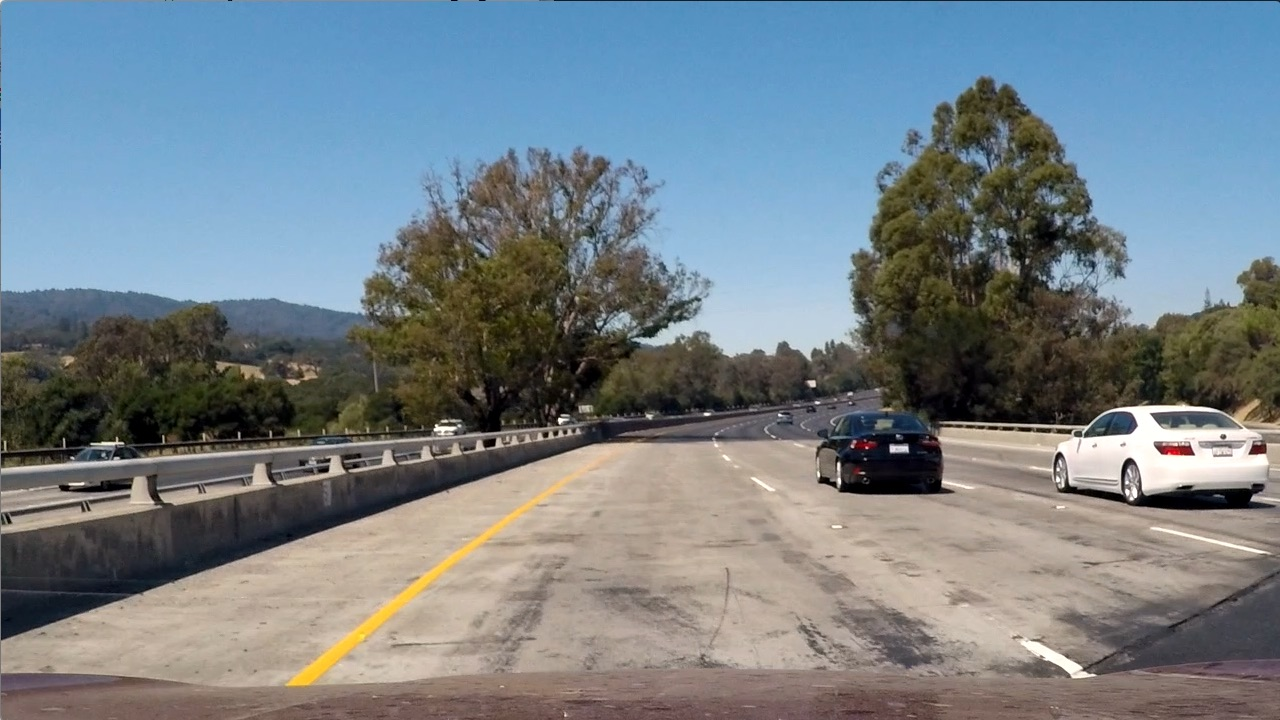
#> input picture test_images/test1.jpg, 1280 x 720 px
$ python image_position.py
#> lines starting #> are read from the running program, lines starting #| are printed output that depends on the picture; after the words box and inside, x2 and y2 are one past the last pixel; in counts of white or black regions, pixels touching at a corner belong together
import numpy as np
import cv2
import matplotlib.pyplot as plt

import toolbox.multiple_plots_out as mpo
import toolbox.multiple_image_out as mio

import glob
import pickle


def perform_inital_position(img):
    imshape = img.shape
    initial_position = np.array([[(0,imshape[0]),
                                  (int(imshape[1]*1/3), int(imshape[0]*1/2)),
                                  (int(imshape[1]*2/3), int(imshape[0]*1/2)),
                                  (imshape[1],imshape[0])]], dtype=np.int32)
    return initial_position

# [7 lines left out: function perform_image_area, not called in this run]

def calculate_line_shape_area(line_fit, shape_structure=[40,30,20], ymax=720):
    #shape_structure = [20,15,10]
#> called with ymax = 720
    old_y = [0, ymax/2, ymax]
    old_x = [0,0,0]

    angle=[0,0,0] #  im Steigunsmaß
    new_y=[0,0,0]
    new_x=[0,0,0]
    new_line_fit = [0,0,0]

    for i in range(len(old_y)):
        angle[i] = 2 * line_fit[0] * old_y[i] + line_fit[1]
        if angle[i] == 0:
            new_y[i] = old_y[i]
            new_x[i] = shape_structure[i]
        elif angle[i] > 0:
            new_y[i] = shape_structure[i] / np.sqrt(1 + (1 / np.power(angle[i], 2)))
            new_x[i] = (-1 / angle[i]) * new_y[i]
        else:
            new_y[i] = -(shape_structure[i] / np.sqrt(1+(1/np.power(angle[i],2))))
            new_x[i] = (-1/angle[i]) * new_y[i]
        #Bisher nur delta
        new_y[i] = old_y[i] + new_y[i]
        old_x[i] = line_fit[0]*np.power(old_y[i],2) + line_fit[1]*old_y[i] + line_fit[2]
        new_x[i] = old_x[i] + new_x[i]
#> further down, image is the input picture: shape (720, 1280, 3); mean B, G, R 135.5, 128.7, 117.5

    new_line_fit = np.polyfit(new_y, new_x, 2)

    return new_line_fit

# [56 lines left out: function perform_lane_position, not called in this run]

def position_select(img, position_select=None, ignore_mask_color=255):
#> called with ignore_mask_color = 255
    position_select_binary = np.zeros_like(img, dtype=np.uint8)

    # defining a 3 channel or 1 channel color to fill the mask with depending on the input image
    if len(img.shape) > 2:
        channel_count = img.shape[2]  # i.e. 3 or 4 depending on your image
#> channel_count = 3
        ignore_mask_color = (ignore_mask_color,) * channel_count
#> ignore_mask_color = (255, 255, 255)
    else:
        ignore_mask_color = ignore_mask_color

    if position_select==None:
        position_select = perform_inital_position(img)
#> position_select = [[0, 720], [426, 360], [853, 360], [1280, 720]]

    # filling pixels inside the polygon defined by "vertices" with the fill color
    cv2.fillPoly(position_select_binary, position_select, ignore_mask_color)
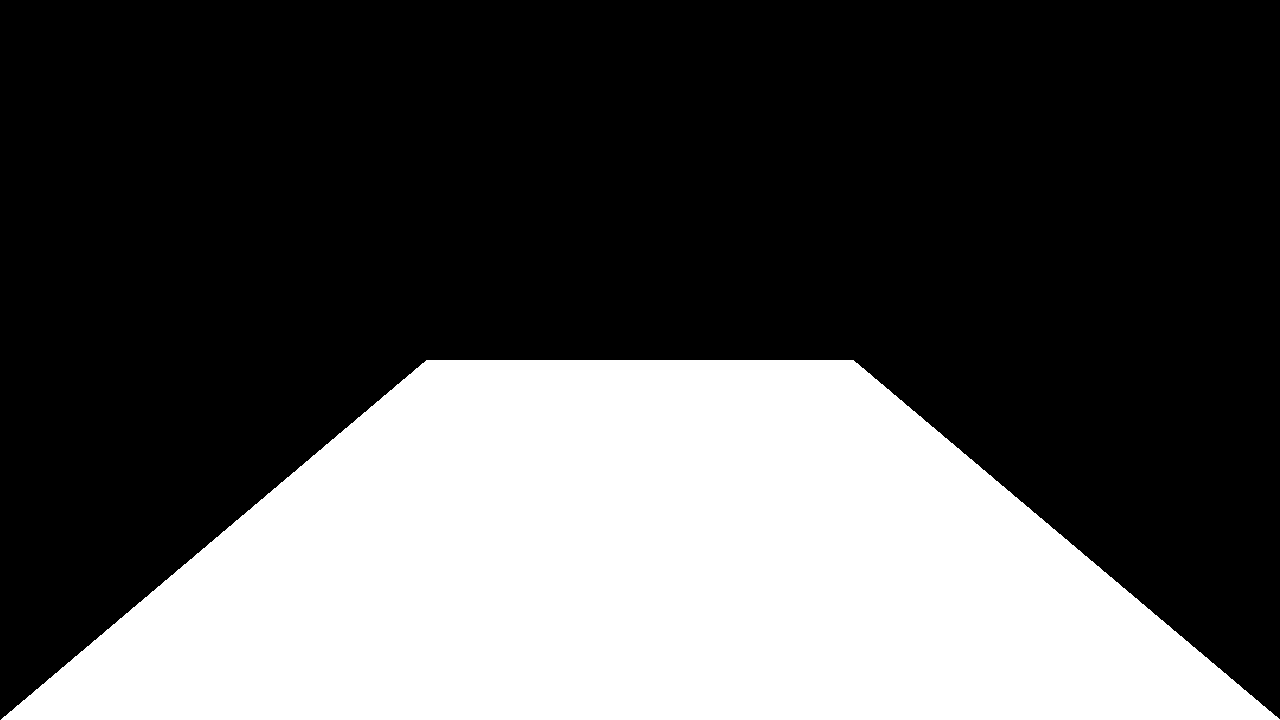
#> position_select_binary: shape (720, 1280, 3); 33.3% white; 1 white region, box (x1, y1, x2, y2) and area: (1, 360, 1280, 720) 307327

    # returning the image only where mask pixels are nonzero
    position_select_binary = cv2.bitwise_and(img, position_select_binary)
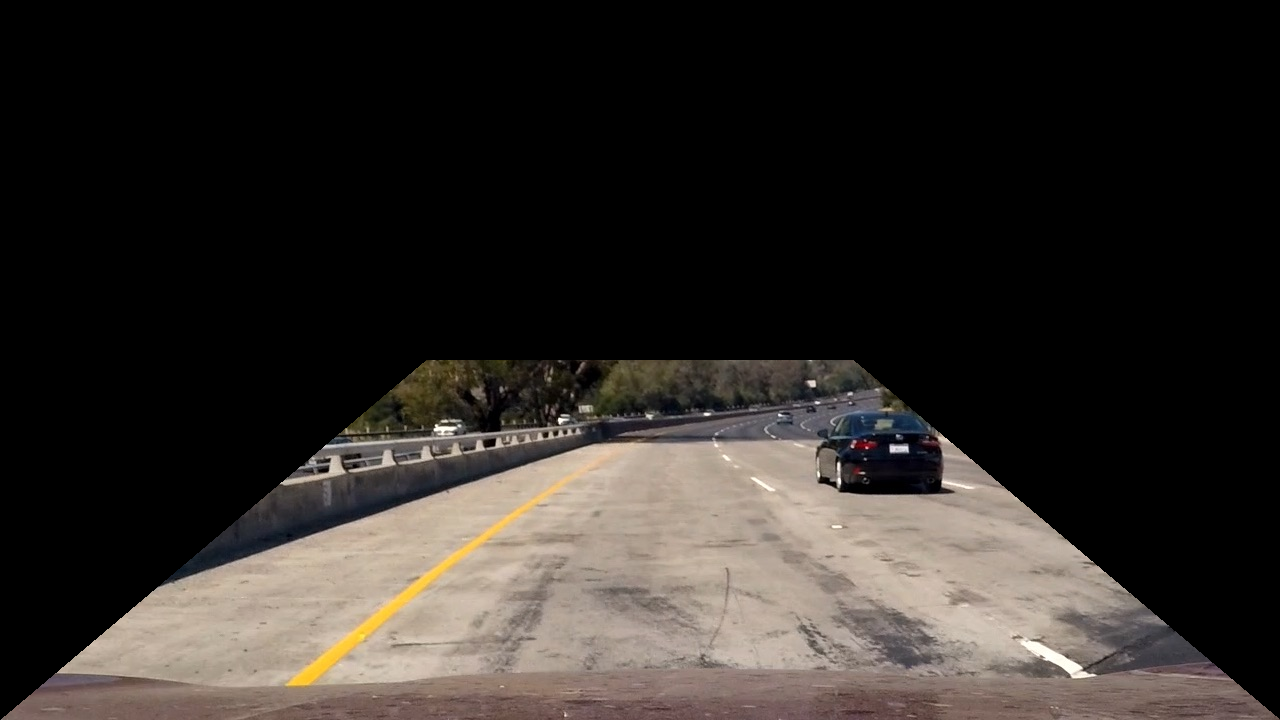
#> position_select_binary: shape (720, 1280, 3); mean R, G, B 48, 43.3, 39.5

    return position_select_binary


if __name__ == "__main__":
    calculate_line_shape_area([-0.8,1,0])

    # Read in an image and grayscale it
    image = cv2.imread('../test_images/test1.jpg')
    image = cv2.cvtColor(image, cv2.COLOR_BGR2RGB)

    position_select_binary = position_select(image, ignore_mask_color=255)

    #mpo.plot_cluster([image, position_select_binary], img_text=['Original Image', 'Position Select'])

$ run again, with test_images/test2.jpg copied over test_images/test1.jpg
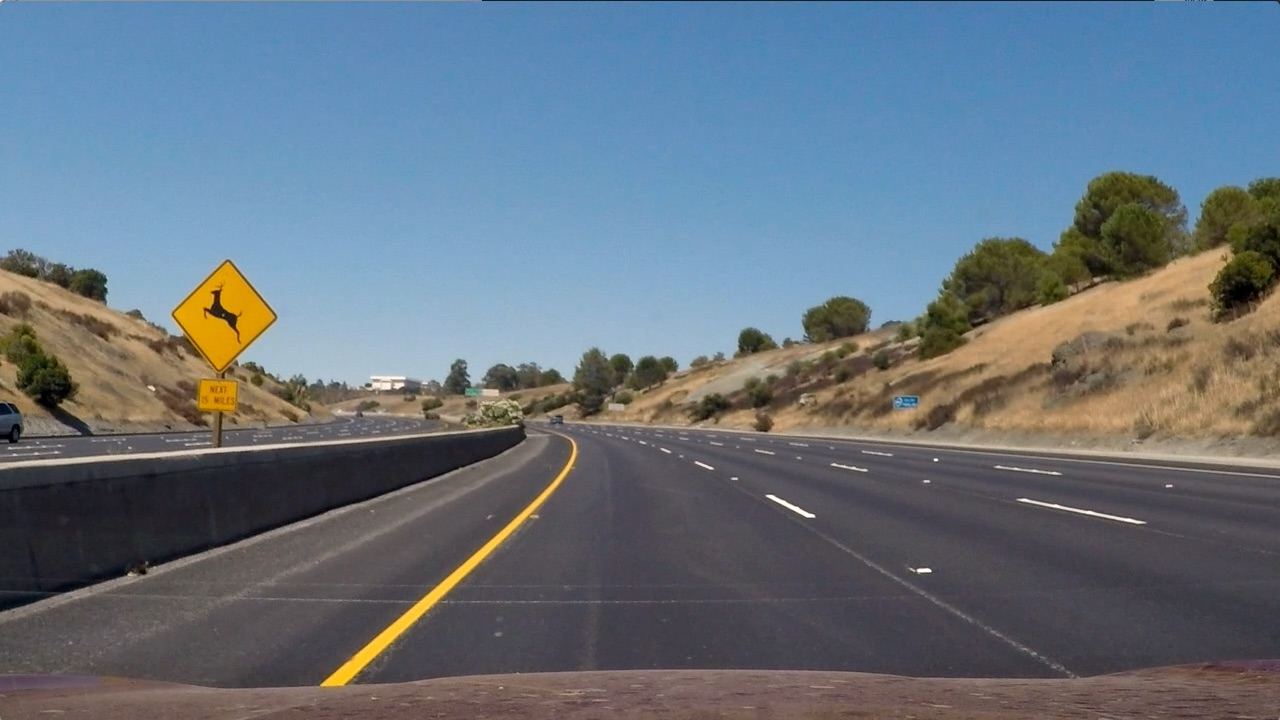
#> input picture test_images/test2.jpg, 1280 x 720 px
#> image is the input picture: shape (720, 1280, 3); mean B, G, R 125.5, 114.6, 102.8
#> position_select = [[0, 720], [426, 360], [853, 360], [1280, 720]]
#> in position_select, `position_select_binary = cv2.bitwise_and(img, position_select_binary)`:
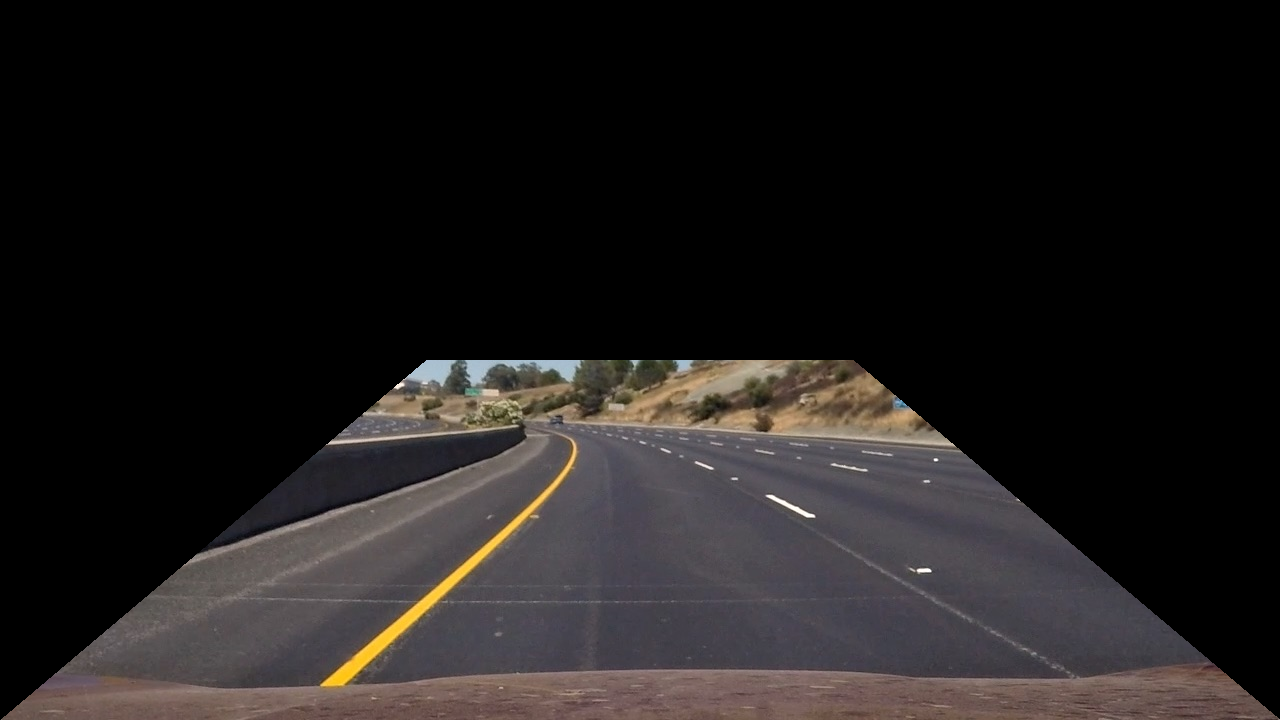
#> position_select_binary: shape (720, 1280, 3); mean R, G, B 31.3, 28.2, 27.8

$ run again, with test_images/test3.jpg copied over test_images/test1.jpg
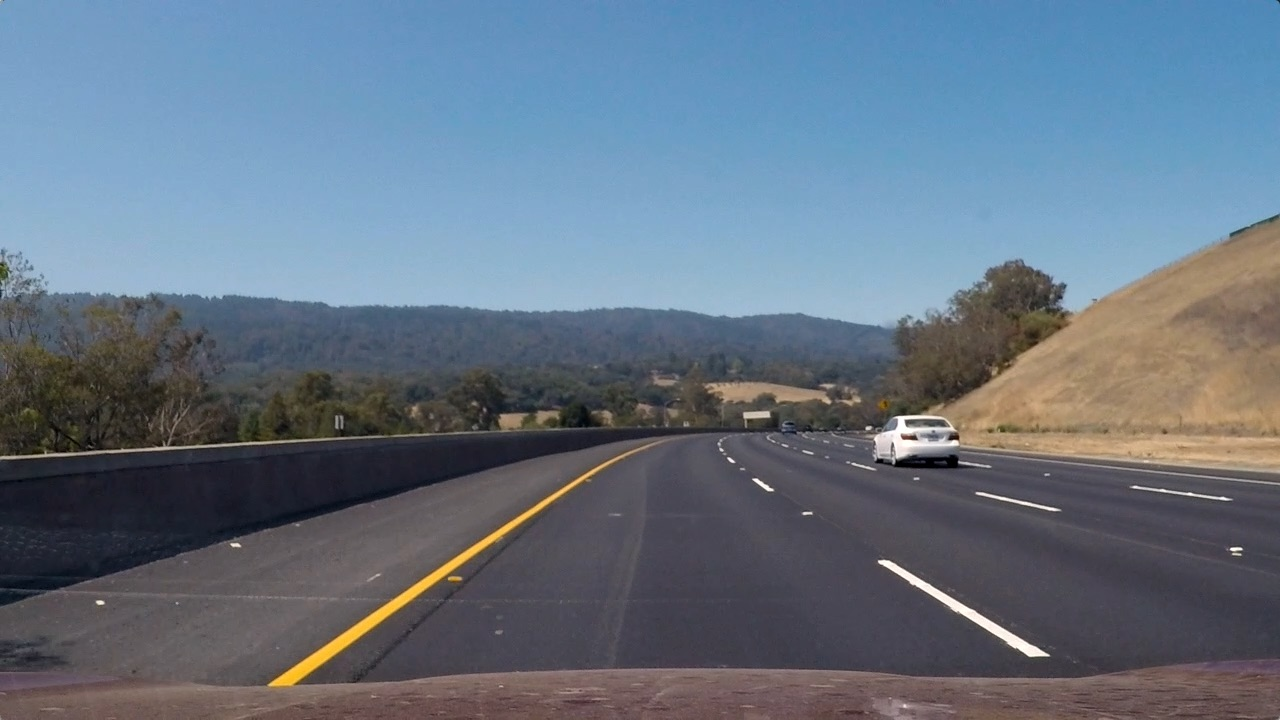
#> input picture test_images/test3.jpg, 1280 x 720 px
#> image is the input picture: shape (720, 1280, 3); mean B, G, R 130.7, 115.3, 101.1
#> position_select = [[0, 720], [426, 360], [853, 360], [1280, 720]]
#> in position_select, `position_select_binary = cv2.bitwise_and(img, position_select_binary)`:
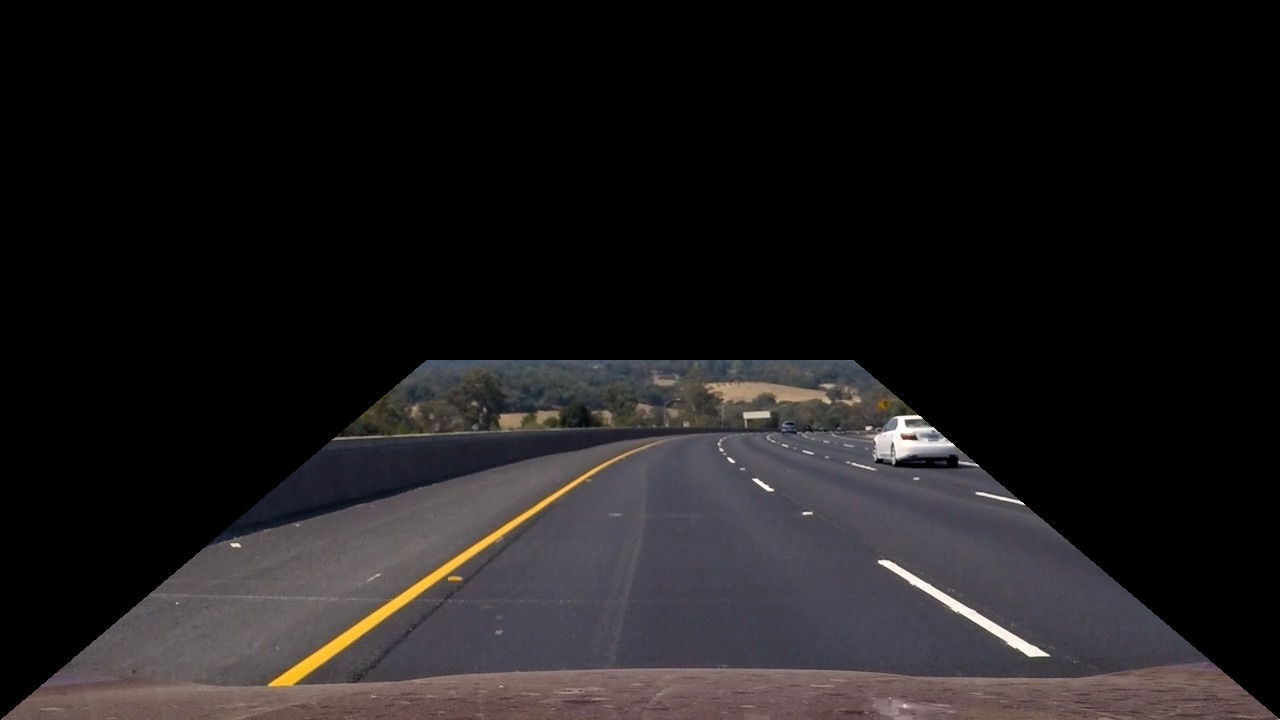
#> position_select_binary: shape (720, 1280, 3); mean R, G, B 29.2, 26.8, 27.8

$ run again, with test_images/test4.jpg copied over test_images/test1.jpg
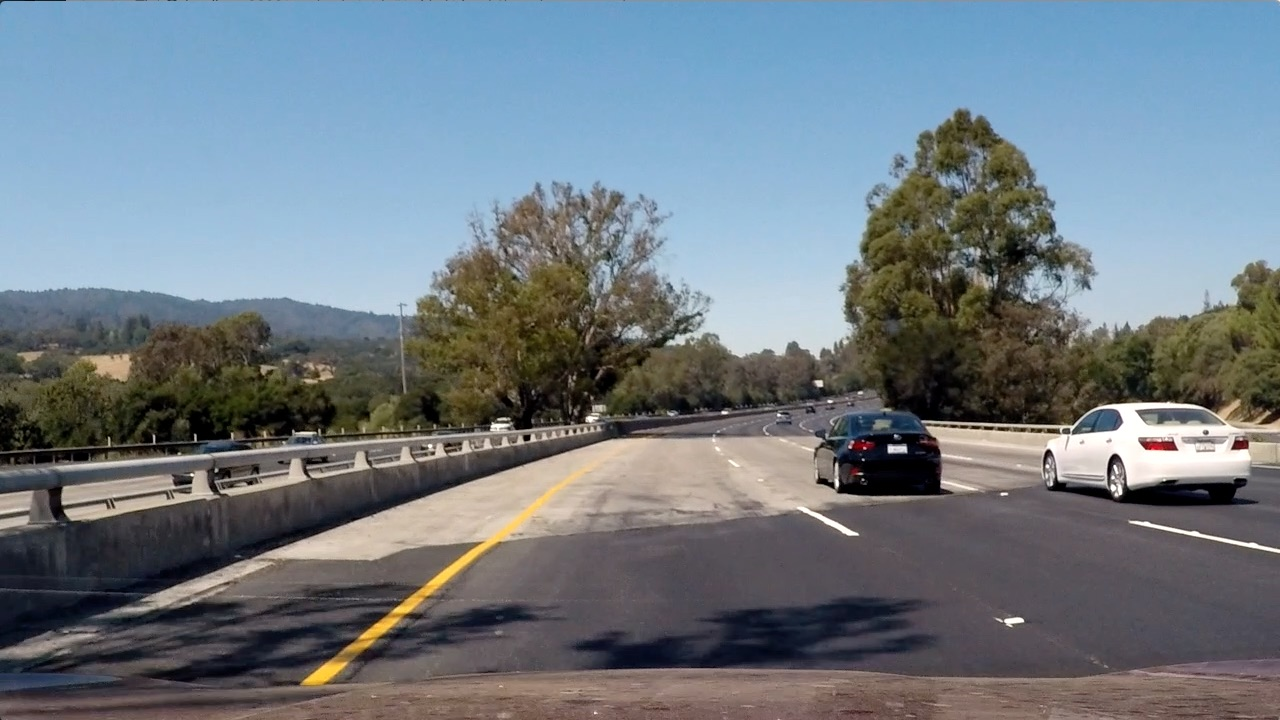
#> input picture test_images/test4.jpg, 1280 x 720 px
#> image is the input picture: shape (720, 1280, 3); mean B, G, R 130.9, 122.7, 112.2
#> position_select = [[0, 720], [426, 360], [853, 360], [1280, 720]]
#> in position_select, `position_select_binary = cv2.bitwise_and(img, position_select_binary)`:
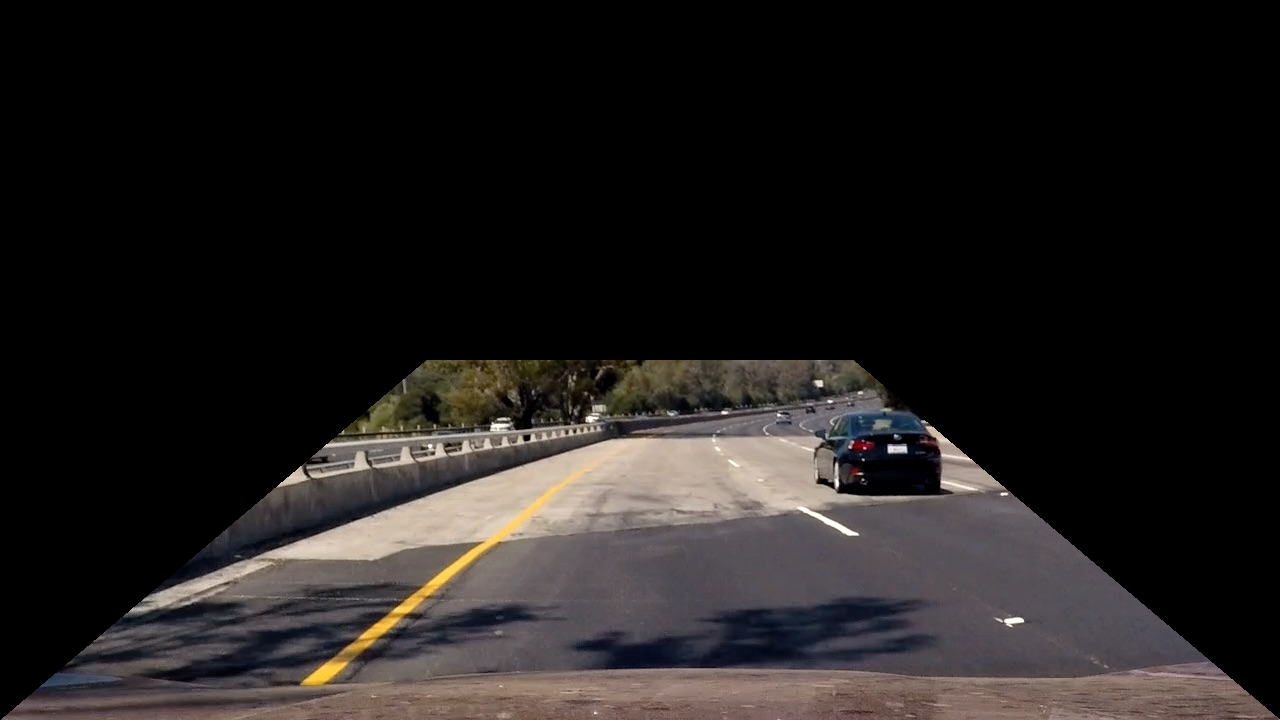
#> position_select_binary: shape (720, 1280, 3); mean R, G, B 33.5, 30.3, 29.4
